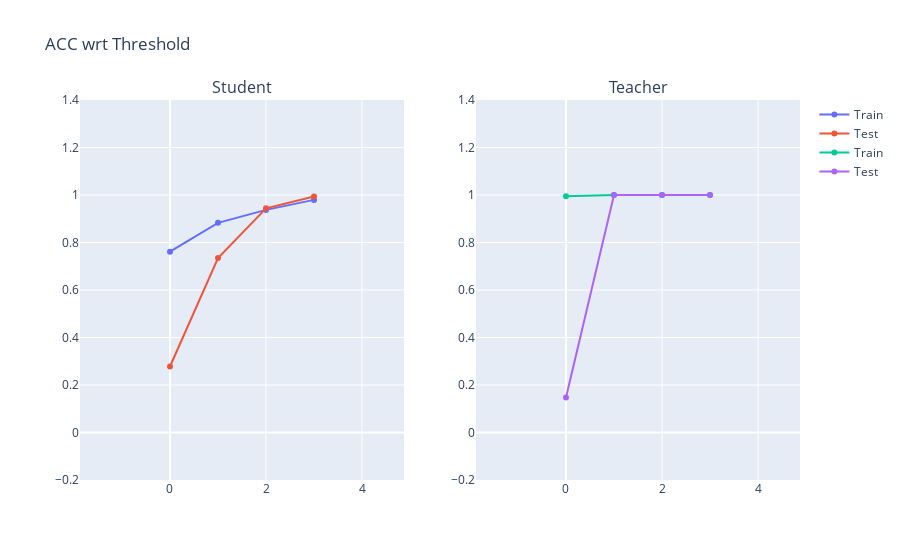

The code cell stored with this chart in its notebook:
### Code cell
# Plot Accuracy per quantile
quantile_acc(teacher_df, student_df)

### Figure 1 — Plotly figure (JSON) as saved in the notebook; plotly's stock layout.template omitted (floating-point values rounded to 4 significant figures)
{"data": [{"name": "Train", "type": "scatter", "x": [0, 1, 2, 3], "y": [0.7612, 0.8826, 0.9374, 0.9794]}, {"name": "Test", "type": "scatter", "x": [0, 1, 2, 3], "y": [0.278, 0.7348, 0.944, 0.9936]}, {"name": "Train", "type": "scatter", "x": [0, 1, 2, 3], "xaxis": "x2", "y": [0.9946, 1, 1, 1], "yaxis": "y2"}, {"name": "Test", "type": "scatter", "x": [0, 1, 2, 3], "xaxis": "x2", "y": [0.1476, 1, 1, 1], "yaxis": "y2"}], "layout": {"annotations": [{"font": {"size": 16}, "showarrow": false, "text": "Student", "x": 0.225, "xanchor": "center", "xref": "paper", "y": 1, "yanchor": "bottom", "yref": "paper"}, {"font": {"size": 16}, "showarrow": false, "text": "Teacher", "x": 0.775, "xanchor": "center", "xref": "paper", "y": 1, "yanchor": "bottom", "yref": "paper"}], "autosize": true, "title": {"text": "ACC wrt Threshold"}, "xaxis": {"anchor": "y", "autorange": false, "domain": [0, 0.45], "range": [-1.874, 4.874], "type": "linear"}, "xaxis2": {"anchor": "y2", "autorange": false, "domain": [0.55, 1], "range": [-1.874, 4.874], "type": "linear"}, "yaxis": {"anchor": "x", "autorange": false, "domain": [0, 1], "range": [-0.2, 1.4], "type": "linear"}, "yaxis2": {"anchor": "x2", "autorange": false, "domain": [0, 1], "range": [-0.2, 1.4], "type": "linear"}}}
